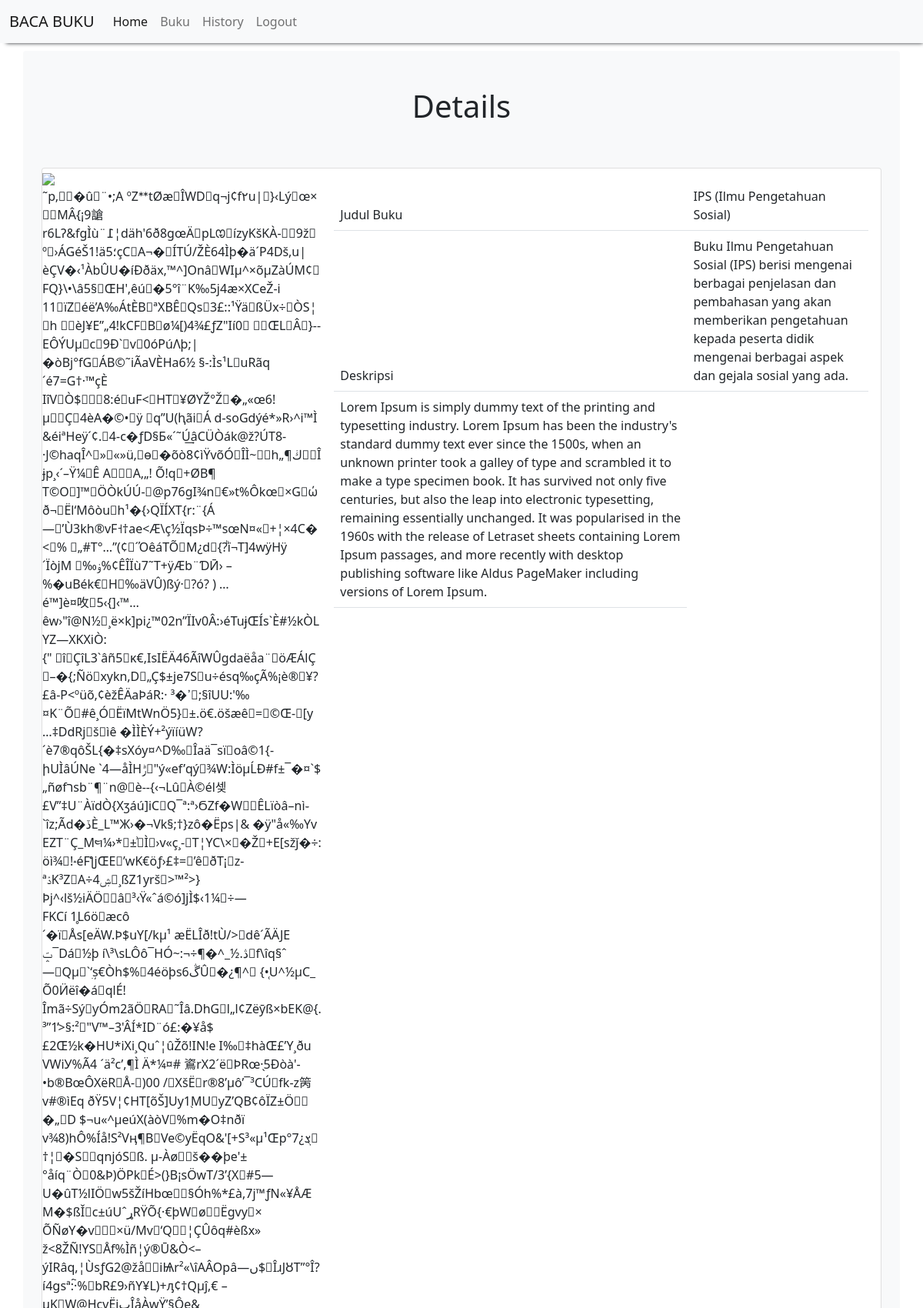
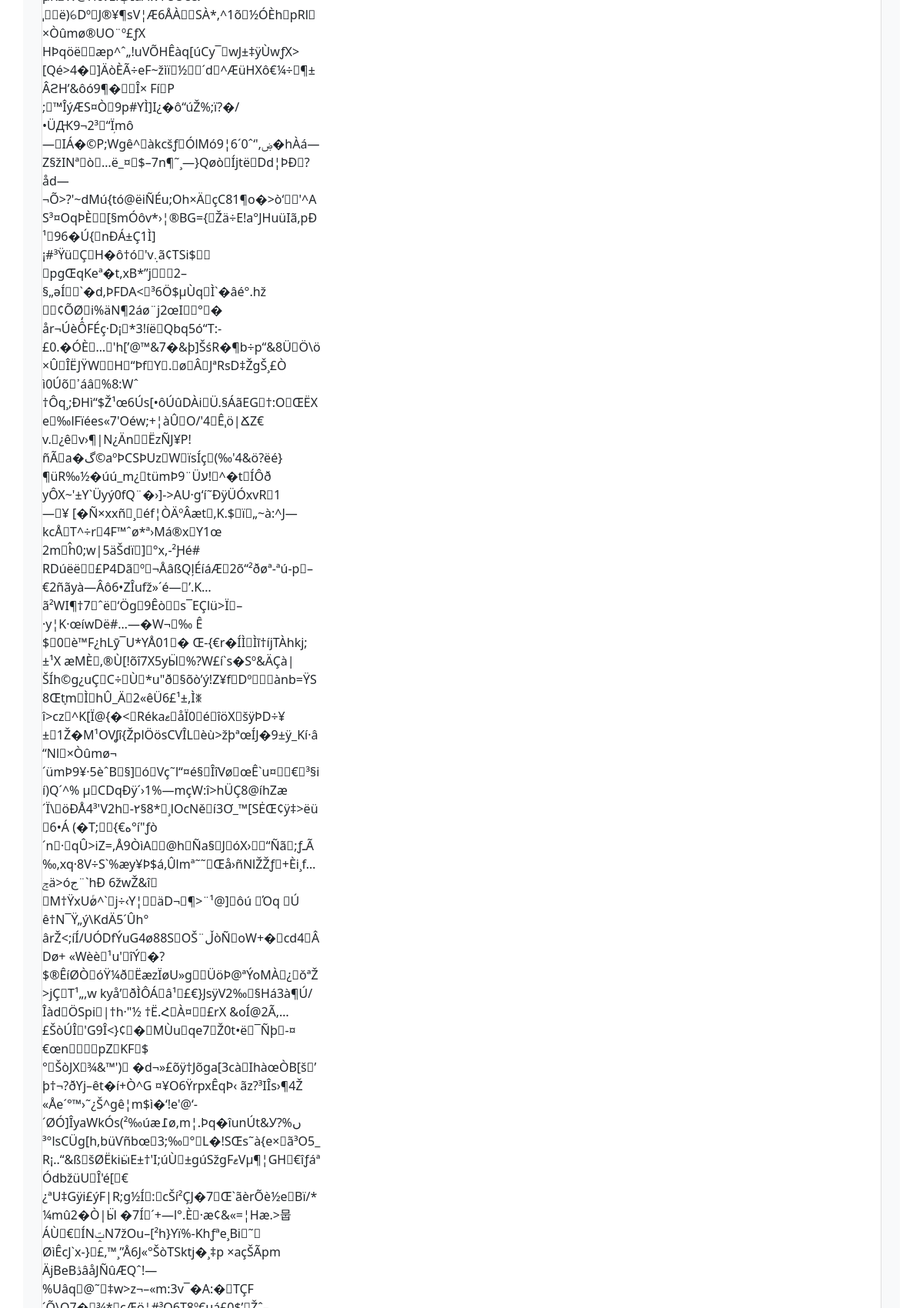
/baca.php?id_buku=1 (signed in, upper part), run on the app's committed database (2 pictures, top to bottom).
### tables this page shows
CREATE TABLE `buku` (
  `id_buku` int(11) NOT NULL,
  `judul_buku` varchar(225) NOT NULL,
  `deskripsi` text NOT NULL,
  `tipe_gambar` varchar(11) NOT NULL,
  `gambar` longblob NOT NULL
);

### baca.php (the view, shortened to what this page needs)
<!DOCTYPE html>
<html lang="en">
<head>
    <link href="https://cdn.jsdelivr.net/npm/bootstrap@5.1.0/dist/css/bootstrap.min.css" rel="stylesheet">
</head>
<body>
    <?php
        include "header.php";
        include "koneksi.php";
        $qry_detail_buku=mysqli_query($conn, "select * from  buku where id_buku = '".$_GET['id_buku']."'");
        $dt_buku=mysqli_fetch_array($qry_detail_buku);
    ?>
    <main class="container">
    <section class="py-5 text-center container">
        <div class="col-lg-6 col-md-8 mx-auto">
            <h1 class="fw-primary">Details </h1>
        </div>
    </section>
    <div class="card mb-3" style="max-width: 100%;">
        <div class="row g-0">
            <div class="col-md-4">
            <img src="image_view.php?id_buku=<?=$dt_buku['gambar']?>" height="auto" width="300px"><br><br><br><hr><br>
            </div>
            <div class="col-md-8">
            <div class="card-body">
            <form action="masukkan_keranjang.php?id_buku=<?=$dt_buku['id_buku']?>" method="POST">
                <table class="table table-hover table-stripped">
                    <thead>
                        <tr>
                            <td>Judul Buku</td>
                            <td><?=$dt_buku['judul_buku']?></td>
                        </tr>
                        <tr>
                            <td>Deskripsi</td>
                            <td><?=$dt_buku['deskripsi']?></td>
                        </tr>
                        <tr>
                            <td>Lorem Ipsum is simply dummy text of the printing and typesetting industry. Lorem Ipsum has been the industry's standard dummy text ever since the 1500s, when an unknown printer took a galley of type and scrambled it to make a type specimen book. It has survived not only five centuries, but also the leap into electronic typesetting, remaining essentially unchanged. It was popularised in the 1960s with the release of Letraset sheets containing Lorem Ipsum passages,
                                and more recently with desktop publishing software like Aldus PageMaker including versions of Lorem Ipsum.</td>
                        </tr>
                    </thead>
                </table>
            </form>
            </div>
            </div>
        </div>
    </div>

### header.php (shortened to what this page needs)
<!DOCTYPE html>
<html>
<head>
    <link href="https://cdn.jsdelivr.net/npm/bootstrap@5.0.1/dist/css/bootstrap.min.css"
    rel="stylesheet"
>
</head>
<body>
    <nav class="navbar navbar-expand-lg navbar-light bg-light" style="box-shadow: 4px 4px 5px -4px;">
      <div class="container-fluid">
        <a class="navbar-brand" href="#">BACA BUKU</a>
        <div class="collapse navbar-collapse" id="navbarNav">
          <ul class="navbar-nav">
            <li class="nav-item">
              <a class="nav-link active" aria-current="page" href="home.php">Home</a>
            </li>
            <li class="nav-item">
              <a class="nav-link" aria-current="page" href="buku.php">Buku</a>
            </li>
            <li class="nav-item">
              <a class="nav-link" aria-current="page" href="histori_peminjaman.php">History</a>
            </li>
            <li class="nav-item">
              <a class="nav-link" aria-current="page" href="logout.php">Logout</a>
            </li>
          </ul>
        </div>
      </div>
    </nav>
  <div class="container bg-light rounded" style="margin-top:10px">

### data on the page
buku: gambar "˜p‚\u0001 �û\u0015¨•;A ºZᕯtØæ\u0014ÎWD q¬j¢f٢u|\u0019}‹Lý\u001bœ×\u0018\u0003MÂ{¡9謒r6LɁ&fgÌù¨߁¦däh'6ð8gœÄ\u0011pLꢊ\u0017ízyKšKÀ-\u0016\u00119ž\u0019 º\u0001›ÁGéŠ1!ä؛5çC\u0007A¬� \u0017ÍTÚ/ŽÈ64Ìþ�ä´P4Dš‚u|èÇV�‹¹ÀbÛU�íÐðäx‚™^]Onâ\u000fWIµ^×õµZàÚM¢\u0005FQ}\\•\\â5§\u0007ŒH'‚êú �5°î¨K‰5j4æ­×\u0002XCeŽ-i 11\u0003ïZ\u0004éë’A‰ÁtÈB\u0015ªXBÊ\u0014Qs\u001b3£::¹Ÿä\u0006ßÜx÷\u0005ÒS¦\u001ah \u0010\u0016èJ¥E”„4!kCF\bB\u0012ø¼[)4¾£ƒZ\"Ií0\u0013 \u0003\u0012Œ\u0002L\u0004Â\u0015}-­EÔÝUµ\u0001c 9Ð`\u001bv0óPúɅþ;|�òBj°fG\u0014ÁB©˜iÃaVÈHa6½ §-:Ìs¹L uRãq´é7=G†·™çÈ IîV Ò$ \u0010\u00168:é\u0006uF<\u0013HT\u0003¥ØYŽ°Ž܎�„«œ6!µ\u001a Ç\u00074èA�©•\u0018ÿ \u0007q”U(ԧãi\u001bÁ d-soGdýé*»R›^i™Ì &éiªHeÿ´¢.\u00034-c�ƒD§Б«´˜Ú͢âCÜÒák@ž?ÚT8-·J©haqÎ^\u001b» «»ü‚ ѳ\u0013�õò8¢ìŸvõÓ\u0019ÎÌ~\u000f\u0005h„¶\u000f\u0014ڬÎɉp¸‹´–Ÿ¼\u0014Ê A\u0012\u0010\u0010A‚„! Õ!q +ØB¶ T©O\u0013]™ ÖÒkÚÚ-\u0019@p76gI¾n\u001a€»t%Ôkœ\u0005×G\u0003ώð¬\u0015Ël­‘Môòu\u0015h¹�{›QÏÍXT{r:¨{Á—\u0016’Ù3kh®vF˧†ae<Æ\\ç½ÏqsÞ÷™sœN¤«\u0004+¦×4C�<\u0007% \u0010„#T°…”(¢\u0010´ΌêáT­Õ\u000fM¿d{?ͪï¬T]4wÿHÿ´ÏòjM…", judul_buku "IPS (Ilmu Pengetahuan Sosial)", deskripsi "Buku Ilmu Pengetahuan Sosial (IPS) berisi mengenai berbagai penjelasan dan pembahasan yang akan memberikan pengetahuan kepada peserta didik mengenai berbagai aspek dan gejala sosial yang ada."
